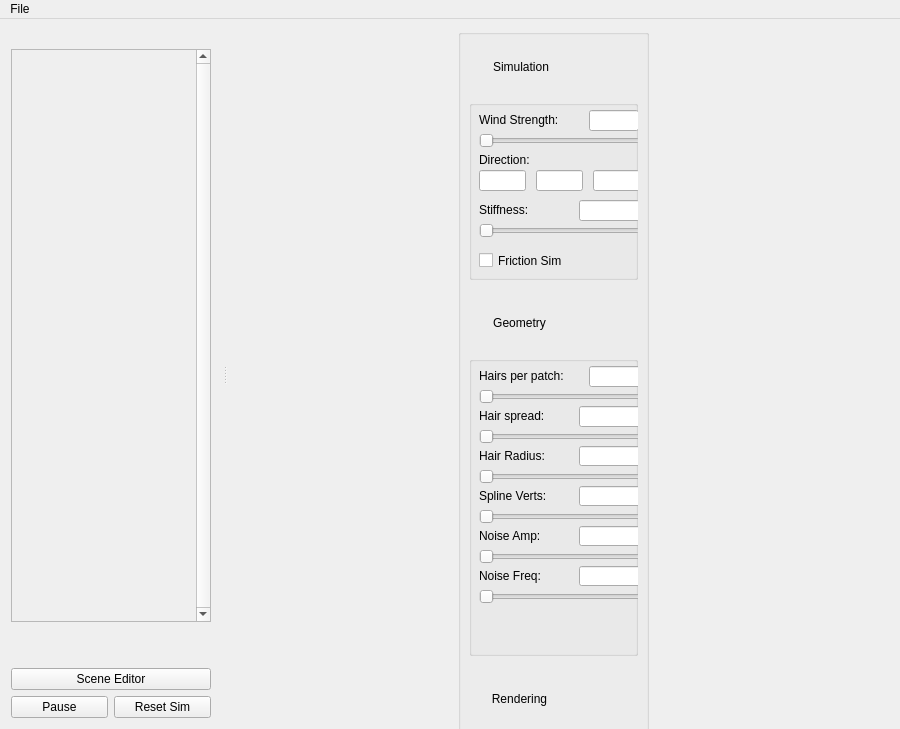
<?xml version="1.0" encoding="UTF-8"?>
<ui version="4.0">
 <class>MainWindow</class>
 <widget class="QMainWindow" name="MainWindow">
  <property name="geometry">
   <rect>
    <x>0</x>
    <y>0</y>
    <width>900</width>
    <height>729</height>
   </rect>
  </property>
  <property name="windowTitle">
   <string>Hair</string>
  </property>
  <widget class="QWidget" name="centralWidget">
   <widget class="QGroupBox" name="controlsBox">
    <property name="geometry">
     <rect>
      <x>230</x>
      <y>10</y>
      <width>191</width>
      <height>1000</height>
     </rect>
    </property>
    <property name="minimumSize">
     <size>
      <width>180</width>
      <height>1000</height>
     </size>
    </property>
    <property name="maximumSize">
     <size>
      <width>200</width>
      <height>1000</height>
     </size>
    </property>
    <property name="styleSheet">
     <string notr="true"/>
    </property>
    <property name="title">
     <string/>
    </property>
    <widget class="QWidget" name="verticalLayoutWidget">
     <property name="geometry">
      <rect>
       <x>0</x>
       <y>0</y>
       <width>191</width>
       <height>1131</height>
      </rect>
     </property>
     <layout class="QVBoxLayout" name="testHolder">
      <item>
       <widget class="QPushButton" name="showHideGroupSim">
        <property name="maximumSize">
         <size>
          <width>104</width>
          <height>30</height>
         </size>
        </property>
        <property name="styleSheet">
         <string notr="true">border: none</string>
        </property>
        <property name="text">
         <string>Simulation</string>
        </property>
        <property name="icon">
         <iconset resource="../images/images.qrc">
          <normaloff>:/images/chevron_up.png</normaloff>
          <normalon>:/images/chevron_down.png</normalon>:/images/chevron_up.png</iconset>
        </property>
        <property name="iconSize">
         <size>
          <width>16</width>
          <height>16</height>
         </size>
        </property>
       </widget>
      </item>
      <item>
       <widget class="QGroupBox" name="groupSim">
        <property name="minimumSize">
         <size>
          <width>0</width>
          <height>180</height>
         </size>
        </property>
        <property name="maximumSize">
         <size>
          <width>16777215</width>
          <height>180</height>
         </size>
        </property>
        <property name="title">
         <string/>
        </property>
        <property name="alignment">
         <set>Qt::AlignLeading|Qt::AlignLeft|Qt::AlignTop</set>
        </property>
        <widget class="QLabel" name="label_6">
         <property name="geometry">
          <rect>
           <x>10</x>
           <y>10</y>
           <width>101</width>
           <height>20</height>
          </rect>
         </property>
         <property name="maximumSize">
          <size>
           <width>180</width>
           <height>20</height>
          </size>
         </property>
         <property name="text">
          <string>Wind Strength:</string>
         </property>
        </widget>
        <widget class="QLineEdit" name="inputWindMagnitude">
         <property name="geometry">
          <rect>
           <x>120</x>
           <y>10</y>
           <width>50</width>
           <height>21</height>
          </rect>
         </property>
         <property name="minimumSize">
          <size>
           <width>50</width>
           <height>0</height>
          </size>
         </property>
         <property name="maximumSize">
          <size>
           <width>50</width>
           <height>16777215</height>
          </size>
         </property>
         <property name="text">
          <string/>
         </property>
         <property name="readOnly">
          <bool>false</bool>
         </property>
        </widget>
        <widget class="QSlider" name="sliderWindMagnitude">
         <property name="geometry">
          <rect>
           <x>10</x>
           <y>30</y>
           <width>161</width>
           <height>22</height>
          </rect>
         </property>
         <property name="minimum">
          <number>1</number>
         </property>
         <property name="maximum">
          <number>10000</number>
         </property>
         <property name="orientation">
          <enum>Qt::Horizontal</enum>
         </property>
        </widget>
        <widget class="QCheckBox" name="frictionSimCheckBox">
         <property name="geometry">
          <rect>
           <x>10</x>
           <y>150</y>
           <width>101</width>
           <height>21</height>
          </rect>
         </property>
         <property name="text">
          <string>Friction Sim</string>
         </property>
        </widget>
        <widget class="QSlider" name="sliderStiffness">
         <property name="geometry">
          <rect>
           <x>10</x>
           <y>120</y>
           <width>161</width>
           <height>22</height>
          </rect>
         </property>
         <property name="minimum">
          <number>0</number>
         </property>
         <property name="maximum">
          <number>400</number>
         </property>
         <property name="orientation">
          <enum>Qt::Horizontal</enum>
         </property>
        </widget>
        <widget class="QLabel" name="label_11">
         <property name="geometry">
          <rect>
           <x>10</x>
           <y>100</y>
           <width>101</width>
           <height>20</height>
          </rect>
         </property>
         <property name="maximumSize">
          <size>
           <width>180</width>
           <height>20</height>
          </size>
         </property>
         <property name="text">
          <string>Stiffness:</string>
         </property>
        </widget>
        <widget class="QLineEdit" name="inputStiffness">
         <property name="geometry">
          <rect>
           <x>110</x>
           <y>100</y>
           <width>61</width>
           <height>21</height>
          </rect>
         </property>
         <property name="minimumSize">
          <size>
           <width>50</width>
           <height>0</height>
          </size>
         </property>
         <property name="maximumSize">
          <size>
           <width>100</width>
           <height>16777215</height>
          </size>
         </property>
         <property name="text">
          <string/>
         </property>
         <property name="readOnly">
          <bool>false</bool>
         </property>
        </widget>
        <widget class="QLabel" name="label_8">
         <property name="geometry">
          <rect>
           <x>10</x>
           <y>50</y>
           <width>101</width>
           <height>20</height>
          </rect>
         </property>
         <property name="maximumSize">
          <size>
           <width>180</width>
           <height>20</height>
          </size>
         </property>
         <property name="text">
          <string>Direction:</string>
         </property>
        </widget>
        <widget class="QLineEdit" name="inputWindDirectionX">
         <property name="geometry">
          <rect>
           <x>10</x>
           <y>70</y>
           <width>47</width>
           <height>21</height>
          </rect>
         </property>
         <property name="minimumSize">
          <size>
           <width>40</width>
           <height>0</height>
          </size>
         </property>
         <property name="maximumSize">
          <size>
           <width>50</width>
           <height>16777215</height>
          </size>
         </property>
         <property name="text">
          <string/>
         </property>
         <property name="readOnly">
          <bool>false</bool>
         </property>
        </widget>
        <widget class="QLineEdit" name="inputWindDirectionY">
         <property name="geometry">
          <rect>
           <x>67</x>
           <y>70</y>
           <width>47</width>
           <height>21</height>
          </rect>
         </property>
         <property name="minimumSize">
          <size>
           <width>40</width>
           <height>0</height>
          </size>
         </property>
         <property name="maximumSize">
          <size>
           <width>50</width>
           <height>16777215</height>
          </size>
         </property>
         <property name="text">
          <string/>
         </property>
         <property name="readOnly">
          <bool>false</bool>
         </property>
        </widget>
        <widget class="QLineEdit" name="inputWindDirectionZ">
         <property name="geometry">
          <rect>
           <x>124</x>
           <y>70</y>
           <width>47</width>
           <height>21</height>
          </rect>
         </property>
         <property name="minimumSize">
          <size>
           <width>40</width>
           <height>0</height>
          </size>
         </property>
         <property name="maximumSize">
          <size>
           <width>50</width>
           <height>16777215</height>
          </size>
         </property>
         <property name="text">
          <string/>
         </property>
         <property name="readOnly">
          <bool>false</bool>
         </property>
        </widget>
       </widget>
      </item>
      <item>
       <spacer name="horizontalSpacer_2">
        <property name="orientation">
         <enum>Qt::Horizontal</enum>
        </property>
        <property name="sizeHint" stdset="0">
         <size>
          <width>40</width>
          <height>10</height>
         </size>
        </property>
       </spacer>
      </item>
      <item>
       <widget class="QPushButton" name="showHideGroupTess">
        <property name="maximumSize">
         <size>
          <width>101</width>
          <height>30</height>
         </size>
        </property>
        <property name="styleSheet">
         <string notr="true">border: none;</string>
        </property>
        <property name="text">
         <string>Geometry</string>
        </property>
        <property name="icon">
         <iconset resource="../images/images.qrc">
          <normaloff>:/images/chevron_up.png</normaloff>
          <normalon>:/images/chevron_down.png</normalon>:/images/chevron_up.png</iconset>
        </property>
        <property name="iconSize">
         <size>
          <width>16</width>
          <height>16</height>
         </size>
        </property>
       </widget>
      </item>
      <item>
       <widget class="QGroupBox" name="groupTess">
        <property name="minimumSize">
         <size>
          <width>0</width>
          <height>260</height>
         </size>
        </property>
        <property name="maximumSize">
         <size>
          <width>16777215</width>
          <height>300</height>
         </size>
        </property>
        <property name="title">
         <string/>
        </property>
        <widget class="QLabel" name="label_2">
         <property name="geometry">
          <rect>
           <x>10</x>
           <y>130</y>
           <width>166</width>
           <height>20</height>
          </rect>
         </property>
         <property name="maximumSize">
          <size>
           <width>180</width>
           <height>20</height>
          </size>
         </property>
         <property name="text">
          <string>Spline Verts:</string>
         </property>
        </widget>
        <widget class="QSlider" name="sliderHairRadius">
         <property name="geometry">
          <rect>
           <x>10</x>
           <y>110</y>
           <width>171</width>
           <height>22</height>
          </rect>
         </property>
         <property name="minimum">
          <number>1</number>
         </property>
         <property name="maximum">
          <number>100</number>
         </property>
         <property name="orientation">
          <enum>Qt::Horizontal</enum>
         </property>
        </widget>
        <widget class="QLineEdit" name="inputSplineVertices">
         <property name="geometry">
          <rect>
           <x>110</x>
           <y>130</y>
           <width>71</width>
           <height>20</height>
          </rect>
         </property>
         <property name="maximumSize">
          <size>
           <width>100</width>
           <height>16777215</height>
          </size>
         </property>
         <property name="readOnly">
          <bool>false</bool>
         </property>
        </widget>
        <widget class="QLabel" name="label_3">
         <property name="geometry">
          <rect>
           <x>10</x>
           <y>90</y>
           <width>166</width>
           <height>20</height>
          </rect>
         </property>
         <property name="maximumSize">
          <size>
           <width>180</width>
           <height>20</height>
          </size>
         </property>
         <property name="text">
          <string>Hair Radius:</string>
         </property>
        </widget>
        <widget class="QSlider" name="sliderSplineVertices">
         <property name="geometry">
          <rect>
           <x>10</x>
           <y>150</y>
           <width>171</width>
           <height>22</height>
          </rect>
         </property>
         <property name="minimum">
          <number>2</number>
         </property>
         <property name="maximum">
          <number>64</number>
         </property>
         <property name="orientation">
          <enum>Qt::Horizontal</enum>
         </property>
        </widget>
        <widget class="QLineEdit" name="inputHairsPerPatch">
         <property name="geometry">
          <rect>
           <x>120</x>
           <y>10</y>
           <width>61</width>
           <height>21</height>
          </rect>
         </property>
         <property name="maximumSize">
          <size>
           <width>100</width>
           <height>16777215</height>
          </size>
         </property>
         <property name="readOnly">
          <bool>false</bool>
         </property>
        </widget>
        <widget class="QLabel" name="label">
         <property name="geometry">
          <rect>
           <x>10</x>
           <y>10</y>
           <width>100</width>
           <height>20</height>
          </rect>
         </property>
         <property name="maximumSize">
          <size>
           <width>110</width>
           <height>20</height>
          </size>
         </property>
         <property name="text">
          <string>Hairs per patch:</string>
         </property>
        </widget>
        <widget class="QLineEdit" name="inputHairRadius">
         <property name="geometry">
          <rect>
           <x>110</x>
           <y>90</y>
           <width>71</width>
           <height>20</height>
          </rect>
         </property>
         <property name="minimumSize">
          <size>
           <width>50</width>
           <height>0</height>
          </size>
         </property>
         <property name="maximumSize">
          <size>
           <width>100</width>
           <height>16777215</height>
          </size>
         </property>
         <property name="readOnly">
          <bool>false</bool>
         </property>
        </widget>
        <widget class="QSlider" name="sliderHairsPerPatch">
         <property name="geometry">
          <rect>
           <x>10</x>
           <y>30</y>
           <width>171</width>
           <height>22</height>
          </rect>
         </property>
         <property name="minimum">
          <number>1</number>
         </property>
         <property name="maximum">
          <number>64</number>
         </property>
         <property name="orientation">
          <enum>Qt::Horizontal</enum>
         </property>
        </widget>
        <widget class="QLabel" name="label_5">
         <property name="geometry">
          <rect>
           <x>10</x>
           <y>170</y>
           <width>166</width>
           <height>20</height>
          </rect>
         </property>
         <property name="maximumSize">
          <size>
           <width>180</width>
           <height>20</height>
          </size>
         </property>
         <property name="text">
          <string>Noise Amp:</string>
         </property>
        </widget>
        <widget class="QLineEdit" name="inputNoiseAmp">
         <property name="geometry">
          <rect>
           <x>110</x>
           <y>170</y>
           <width>71</width>
           <height>20</height>
          </rect>
         </property>
         <property name="minimumSize">
          <size>
           <width>50</width>
           <height>0</height>
          </size>
         </property>
         <property name="maximumSize">
          <size>
           <width>100</width>
           <height>16777215</height>
          </size>
         </property>
         <property name="text">
          <string/>
         </property>
         <property name="readOnly">
          <bool>false</bool>
         </property>
        </widget>
        <widget class="QLabel" name="label_7">
         <property name="geometry">
          <rect>
           <x>10</x>
           <y>210</y>
           <width>166</width>
           <height>20</height>
          </rect>
         </property>
         <property name="maximumSize">
          <size>
           <width>180</width>
           <height>20</height>
          </size>
         </property>
         <property name="text">
          <string>Noise Freq:</string>
         </property>
        </widget>
        <widget class="QSlider" name="sliderNoiseAmp">
         <property name="geometry">
          <rect>
           <x>10</x>
           <y>190</y>
           <width>171</width>
           <height>22</height>
          </rect>
         </property>
         <property name="minimum">
          <number>1</number>
         </property>
         <property name="maximum">
          <number>100</number>
         </property>
         <property name="orientation">
          <enum>Qt::Horizontal</enum>
         </property>
        </widget>
        <widget class="QLineEdit" name="inputNoiseFreq">
         <property name="geometry">
          <rect>
           <x>110</x>
           <y>210</y>
           <width>71</width>
           <height>20</height>
          </rect>
         </property>
         <property name="minimumSize">
          <size>
           <width>50</width>
           <height>0</height>
          </size>
         </property>
         <property name="maximumSize">
          <size>
           <width>100</width>
           <height>16777215</height>
          </size>
         </property>
         <property name="text">
          <string/>
         </property>
         <property name="readOnly">
          <bool>false</bool>
         </property>
        </widget>
        <widget class="QSlider" name="sliderNoiseFreq">
         <property name="geometry">
          <rect>
           <x>10</x>
           <y>230</y>
           <width>171</width>
           <height>22</height>
          </rect>
         </property>
         <property name="minimum">
          <number>1</number>
         </property>
         <property name="maximum">
          <number>100</number>
         </property>
         <property name="orientation">
          <enum>Qt::Horizontal</enum>
         </property>
        </widget>
        <widget class="QLabel" name="label_4">
         <property name="geometry">
          <rect>
           <x>10</x>
           <y>50</y>
           <width>100</width>
           <height>20</height>
          </rect>
         </property>
         <property name="maximumSize">
          <size>
           <width>110</width>
           <height>20</height>
          </size>
         </property>
         <property name="text">
          <string>Hair spread:</string>
         </property>
        </widget>
        <widget class="QSlider" name="sliderHairGroupSpread">
         <property name="geometry">
          <rect>
           <x>10</x>
           <y>70</y>
           <width>171</width>
           <height>22</height>
          </rect>
         </property>
         <property name="minimum">
          <number>1</number>
         </property>
         <property name="maximum">
          <number>1000</number>
         </property>
         <property name="orientation">
          <enum>Qt::Horizontal</enum>
         </property>
        </widget>
        <widget class="QLineEdit" name="inputHairGroupSpread">
         <property name="geometry">
          <rect>
           <x>110</x>
           <y>50</y>
           <width>71</width>
           <height>21</height>
          </rect>
         </property>
         <property name="maximumSize">
          <size>
           <width>100</width>
           <height>16777215</height>
          </size>
         </property>
         <property name="readOnly">
          <bool>false</bool>
         </property>
        </widget>
       </widget>
      </item>
      <item>
       <spacer name="horizontalSpacer">
        <property name="orientation">
         <enum>Qt::Horizontal</enum>
        </property>
        <property name="sizeHint" stdset="0">
         <size>
          <width>40</width>
          <height>10</height>
         </size>
        </property>
       </spacer>
      </item>
      <item>
       <widget class="QPushButton" name="showHideGroupRender">
        <property name="maximumSize">
         <size>
          <width>101</width>
          <height>30</height>
         </size>
        </property>
        <property name="styleSheet">
         <string notr="true">border: none;
</string>
        </property>
        <property name="text">
         <string>Rendering</string>
        </property>
        <property name="icon">
         <iconset resource="../images/images.qrc">
          <normaloff>:/images/chevron_up.png</normaloff>
          <normalon>:/images/chevron_down.png</normalon>:/images/chevron_up.png</iconset>
        </property>
        <property name="iconSize">
         <size>
          <width>16</width>
          <height>16</height>
         </size>
        </property>
       </widget>
      </item>
      <item>
       <widget class="QGroupBox" name="groupRender">
        <property name="minimumSize">
         <size>
          <width>0</width>
          <height>400</height>
         </size>
        </property>
        <property name="maximumSize">
         <size>
          <width>16777215</width>
          <height>400</height>
         </size>
        </property>
        <property name="title">
         <string/>
        </property>
        <widget class="QCheckBox" name="shadowCheckBox">
         <property name="geometry">
          <rect>
           <x>10</x>
           <y>210</y>
           <width>91</width>
           <height>21</height>
          </rect>
         </property>
         <property name="text">
          <string>Shadows</string>
         </property>
        </widget>
        <widget class="QCheckBox" name="supersampleCheckBox">
         <property name="geometry">
          <rect>
           <x>10</x>
           <y>360</y>
           <width>187</width>
           <height>21</height>
          </rect>
         </property>
         <property name="text">
          <string>Supersampling</string>
         </property>
        </widget>
        <widget class="QGroupBox" name="groupBox_2">
         <property name="geometry">
          <rect>
           <x>0</x>
           <y>0</y>
           <width>181</width>
           <height>100</height>
          </rect>
         </property>
         <property name="maximumSize">
          <size>
           <width>16777215</width>
           <height>100</height>
          </size>
         </property>
         <property name="title">
          <string> Hair Color (hsv)</string>
         </property>
         <widget class="QSlider" name="sliderHairColorR">
          <property name="geometry">
           <rect>
            <x>10</x>
            <y>30</y>
            <width>111</width>
            <height>22</height>
           </rect>
          </property>
          <property name="maximum">
           <number>2550</number>
          </property>
          <property name="orientation">
           <enum>Qt::Horizontal</enum>
          </property>
         </widget>
         <widget class="QSlider" name="sliderHairColorG">
          <property name="geometry">
           <rect>
            <x>10</x>
            <y>50</y>
            <width>111</width>
            <height>22</height>
           </rect>
          </property>
          <property name="maximum">
           <number>2550</number>
          </property>
          <property name="orientation">
           <enum>Qt::Horizontal</enum>
          </property>
         </widget>
         <widget class="QSlider" name="sliderHairColorB">
          <property name="geometry">
           <rect>
            <x>10</x>
            <y>70</y>
            <width>111</width>
            <height>22</height>
           </rect>
          </property>
          <property name="maximum">
           <number>2550</number>
          </property>
          <property name="orientation">
           <enum>Qt::Horizontal</enum>
          </property>
         </widget>
         <widget class="QLineEdit" name="inputHairColorR">
          <property name="geometry">
           <rect>
            <x>130</x>
            <y>30</y>
            <width>51</width>
            <height>21</height>
           </rect>
          </property>
          <property name="maximumSize">
           <size>
            <width>100</width>
            <height>16777215</height>
           </size>
          </property>
          <property name="readOnly">
           <bool>false</bool>
          </property>
         </widget>
         <widget class="QLineEdit" name="inputHairColorG">
          <property name="geometry">
           <rect>
            <x>130</x>
            <y>50</y>
            <width>51</width>
            <height>21</height>
           </rect>
          </property>
          <property name="maximumSize">
           <size>
            <width>100</width>
            <height>16777215</height>
           </size>
          </property>
          <property name="readOnly">
           <bool>false</bool>
          </property>
         </widget>
         <widget class="QLineEdit" name="inputHairColorB">
          <property name="geometry">
           <rect>
            <x>130</x>
            <y>70</y>
            <width>51</width>
            <height>21</height>
           </rect>
          </property>
          <property name="maximumSize">
           <size>
            <width>100</width>
            <height>16777215</height>
           </size>
          </property>
          <property name="readOnly">
           <bool>false</bool>
          </property>
         </widget>
        </widget>
        <widget class="QSlider" name="sliderShadowIntensity">
         <property name="geometry">
          <rect>
           <x>10</x>
           <y>230</y>
           <width>171</width>
           <height>22</height>
          </rect>
         </property>
         <property name="minimum">
          <number>1</number>
         </property>
         <property name="maximum">
          <number>1000</number>
         </property>
         <property name="orientation">
          <enum>Qt::Horizontal</enum>
         </property>
        </widget>
        <widget class="QLineEdit" name="inputShadowIntensity">
         <property name="geometry">
          <rect>
           <x>120</x>
           <y>210</y>
           <width>61</width>
           <height>20</height>
          </rect>
         </property>
         <property name="minimumSize">
          <size>
           <width>50</width>
           <height>0</height>
          </size>
         </property>
         <property name="maximumSize">
          <size>
           <width>100</width>
           <height>16777215</height>
          </size>
         </property>
         <property name="text">
          <string/>
         </property>
         <property name="readOnly">
          <bool>false</bool>
         </property>
        </widget>
        <widget class="QLabel" name="label_9">
         <property name="geometry">
          <rect>
           <x>10</x>
           <y>160</y>
           <width>101</width>
           <height>20</height>
          </rect>
         </property>
         <property name="maximumSize">
          <size>
           <width>180</width>
           <height>20</height>
          </size>
         </property>
         <property name="text">
          <string>Specular Level:</string>
         </property>
        </widget>
        <widget class="QLineEdit" name="inputSpecularIntensity">
         <property name="geometry">
          <rect>
           <x>120</x>
           <y>160</y>
           <width>61</width>
           <height>20</height>
          </rect>
         </property>
         <property name="minimumSize">
          <size>
           <width>50</width>
           <height>0</height>
          </size>
         </property>
         <property name="maximumSize">
          <size>
           <width>100</width>
           <height>16777215</height>
          </size>
         </property>
         <property name="text">
          <string/>
         </property>
         <property name="readOnly">
          <bool>false</bool>
         </property>
        </widget>
        <widget class="QSlider" name="sliderSpecularIntensity">
         <property name="geometry">
          <rect>
           <x>10</x>
           <y>180</y>
           <width>171</width>
           <height>22</height>
          </rect>
         </property>
         <property name="minimum">
          <number>1</number>
         </property>
         <property name="maximum">
          <number>100</number>
         </property>
         <property name="orientation">
          <enum>Qt::Horizontal</enum>
         </property>
        </widget>
        <widget class="QLineEdit" name="inputDiffuseIntensity">
         <property name="geometry">
          <rect>
           <x>120</x>
           <y>110</y>
           <width>61</width>
           <height>20</height>
          </rect>
         </property>
         <property name="minimumSize">
          <size>
           <width>50</width>
           <height>0</height>
          </size>
         </property>
         <property name="maximumSize">
          <size>
           <width>100</width>
           <height>16777215</height>
          </size>
         </property>
         <property name="text">
          <string/>
         </property>
         <property name="readOnly">
          <bool>false</bool>
         </property>
        </widget>
        <widget class="QLabel" name="label_10">
         <property name="geometry">
          <rect>
           <x>10</x>
           <y>110</y>
           <width>101</width>
           <height>20</height>
          </rect>
         </property>
         <property name="maximumSize">
          <size>
           <width>180</width>
           <height>20</height>
          </size>
         </property>
         <property name="text">
          <string>Diffuse Level:</string>
         </property>
        </widget>
        <widget class="QSlider" name="sliderDiffuseIntensity">
         <property name="geometry">
          <rect>
           <x>10</x>
           <y>130</y>
           <width>171</width>
           <height>22</height>
          </rect>
         </property>
         <property name="minimum">
          <number>1</number>
         </property>
         <property name="maximum">
          <number>100</number>
         </property>
         <property name="orientation">
          <enum>Qt::Horizontal</enum>
         </property>
        </widget>
        <widget class="QLineEdit" name="inputTransparency">
         <property name="geometry">
          <rect>
           <x>129</x>
           <y>260</y>
           <width>51</width>
           <height>20</height>
          </rect>
         </property>
         <property name="minimumSize">
          <size>
           <width>20</width>
           <height>0</height>
          </size>
         </property>
         <property name="maximumSize">
          <size>
           <width>100</width>
           <height>16777215</height>
          </size>
         </property>
         <property name="text">
          <string/>
         </property>
         <property name="readOnly">
          <bool>false</bool>
         </property>
        </widget>
        <widget class="QSlider" name="sliderTransparency">
         <property name="geometry">
          <rect>
           <x>10</x>
           <y>280</y>
           <width>171</width>
           <height>22</height>
          </rect>
         </property>
         <property name="minimum">
          <number>0</number>
         </property>
         <property name="maximum">
          <number>500</number>
         </property>
         <property name="orientation">
          <enum>Qt::Horizontal</enum>
         </property>
        </widget>
        <widget class="QCheckBox" name="transparencyCheckBox">
         <property name="geometry">
          <rect>
           <x>10</x>
           <y>260</y>
           <width>121</width>
           <height>21</height>
          </rect>
         </property>
         <property name="text">
          <string>Transparency</string>
         </property>
        </widget>
        <widget class="QLineEdit" name="inputHairColorVariation">
         <property name="geometry">
          <rect>
           <x>129</x>
           <y>310</y>
           <width>51</width>
           <height>20</height>
          </rect>
         </property>
         <property name="minimumSize">
          <size>
           <width>0</width>
           <height>0</height>
          </size>
         </property>
         <property name="maximumSize">
          <size>
           <width>100</width>
           <height>16777215</height>
          </size>
         </property>
         <property name="text">
          <string/>
         </property>
         <property name="readOnly">
          <bool>false</bool>
         </property>
        </widget>
        <widget class="QSlider" name="sliderHairColorVariation">
         <property name="geometry">
          <rect>
           <x>10</x>
           <y>330</y>
           <width>171</width>
           <height>22</height>
          </rect>
         </property>
         <property name="minimum">
          <number>1</number>
         </property>
         <property name="maximum">
          <number>4000</number>
         </property>
         <property name="orientation">
          <enum>Qt::Horizontal</enum>
         </property>
        </widget>
        <widget class="QCheckBox" name="hairColorVariationCheckBox">
         <property name="geometry">
          <rect>
           <x>10</x>
           <y>310</y>
           <width>121</width>
           <height>21</height>
          </rect>
         </property>
         <property name="text">
          <string>Color Variety</string>
         </property>
        </widget>
       </widget>
      </item>
     </layout>
    </widget>
   </widget>
  </widget>
  <widget class="QMenuBar" name="menuBar">
   <property name="geometry">
    <rect>
     <x>0</x>
     <y>0</y>
     <width>900</width>
     <height>29</height>
    </rect>
   </property>
   <widget class="QMenu" name="menuFile">
    <property name="title">
     <string>File</string>
    </property>
    <addaction name="actionReset_All_Values"/>
    <addaction name="actionQuit"/>
   </widget>
   <addaction name="menuFile"/>
  </widget>
  <widget class="QDockWidget" name="settingsDock">
   <property name="minimumSize">
    <size>
     <width>218</width>
     <height>700</height>
    </size>
   </property>
   <property name="features">
    <set>QDockWidget::DockWidgetMovable</set>
   </property>
   <attribute name="dockWidgetArea">
    <number>1</number>
   </attribute>
   <widget class="QWidget" name="settingsDockContent">
    <property name="autoFillBackground">
     <bool>false</bool>
    </property>
    <layout class="QVBoxLayout" name="settingsLayout">
     <item>
      <widget class="QScrollArea" name="scrollArea">
       <property name="minimumSize">
        <size>
         <width>200</width>
         <height>0</height>
        </size>
       </property>
       <property name="maximumSize">
        <size>
         <width>16777215</width>
         <height>1000</height>
        </size>
       </property>
       <property name="verticalScrollBarPolicy">
        <enum>Qt::ScrollBarAlwaysOn</enum>
       </property>
       <property name="horizontalScrollBarPolicy">
        <enum>Qt::ScrollBarAlwaysOff</enum>
       </property>
       <property name="widgetResizable">
        <bool>false</bool>
       </property>
       <property name="alignment">
        <set>Qt::AlignLeading|Qt::AlignLeft|Qt::AlignTop</set>
       </property>
       <widget class="QWidget" name="scrollAreaWidgetContents">
        <property name="geometry">
         <rect>
          <x>0</x>
          <y>0</y>
          <width>178</width>
          <height>556</height>
         </rect>
        </property>
       </widget>
      </widget>
     </item>
     <item>
      <widget class="QLabel" name="fpsLabel">
       <property name="enabled">
        <bool>true</bool>
       </property>
       <property name="sizePolicy">
        <sizepolicy hsizetype="Preferred" vsizetype="Preferred">
         <horstretch>0</horstretch>
         <verstretch>0</verstretch>
        </sizepolicy>
       </property>
       <property name="text">
        <string/>
       </property>
      </widget>
     </item>
     <item>
      <widget class="QLabel" name="statsLabel">
       <property name="text">
        <string/>
       </property>
      </widget>
     </item>
     <item>
      <widget class="QPushButton" name="sceneEditorButton">
       <property name="text">
        <string>Scene Editor</string>
       </property>
      </widget>
     </item>
     <item>
      <layout class="QHBoxLayout" name="horizontalLayout">
       <item>
        <widget class="QPushButton" name="pauseButton">
         <property name="text">
          <string>Pause</string>
         </property>
        </widget>
       </item>
       <item>
        <widget class="QPushButton" name="buttonResetSim">
         <property name="maximumSize">
          <size>
           <width>16777215</width>
           <height>16777215</height>
          </size>
         </property>
         <property name="text">
          <string>Reset Sim</string>
         </property>
        </widget>
       </item>
      </layout>
     </item>
    </layout>
   </widget>
  </widget>
  <action name="actionQuit">
   <property name="text">
    <string>Quit</string>
   </property>
   <property name="shortcut">
    <string>Ctrl+Q</string>
   </property>
  </action>
  <action name="actionReset_All_Values">
   <property name="text">
    <string>Reset All Values</string>
   </property>
  </action>
 </widget>
 <layoutdefault spacing="6" margin="11"/>
 <resources>
  <include location="../images/images.qrc"/>
 </resources>
 <connections>
  <connection>
   <sender>actionQuit</sender>
   <signal>triggered()</signal>
   <receiver>MainWindow</receiver>
   <slot>close()</slot>
   <hints>
    <hint type="sourcelabel">
     <x>-1</x>
     <y>-1</y>
    </hint>
    <hint type="destinationlabel">
     <x>299</x>
     <y>199</y>
    </hint>
   </hints>
  </connection>
 </connections>
</ui>
